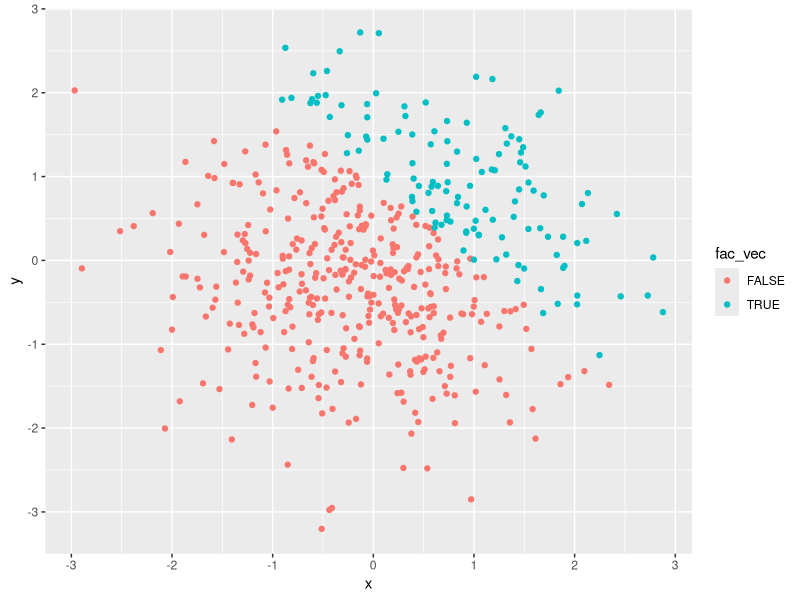

R code for this plot:
## ---- chunk 1
library(tidyverse)
## ---- chunk 2

df_1 = tibble(
  ran_samp = rnorm(8),
  log_vec = ran_samp > 0,
  vec_char = c("I", "have", "no", "idea", "what", "Im", "doing" , "yikes"),
  fac_vec = factor(c( "yes", "no", "maybe", "yes", "no", "maybe", "yes", "no"))
)

### Take the mean of each variable in dataframe
mean_samp = mean(pull(df_1, ran_samp))
mean_log = mean(pull(df_1, log_vec))
mean_char = mean(pull(df_1, vec_char))
mean_fac = mean(pull(df_1, fac_vec))
## ---- chunk 3
df_2 = tibble(
  x = rnorm(500),
  y = rnorm(500),
  logical_vec = x + y > 1,
  num_log= as.numeric(logical_vec),
  fac_vec= as.factor(logical_vec)
)
## ---- chunk 4
# scatterplot with colored points using the logical variable
plot_1 = ggplot(df_2, aes(x, y, color = logical_vec)) + geom_point()

# scatterplot with colored points using the numeric variable
plot_2 = ggplot(df_2, aes(x, y, color = num_log)) + geom_point()

# scatterplot with colored points using the factor variable
plot_3 = ggplot(df_2, aes(x, y, color = fac_vec)) + geom_point()


# export first scatterplot to directory
ggsave("plot_1.png")
